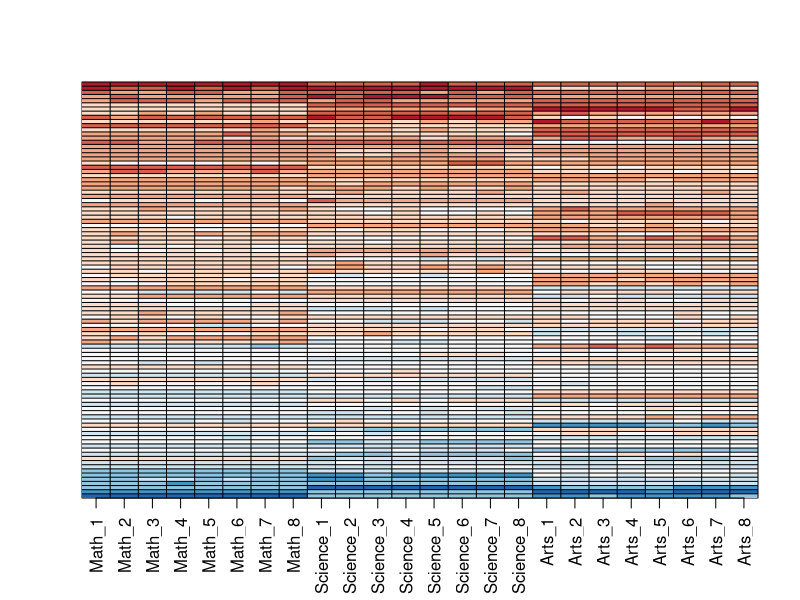
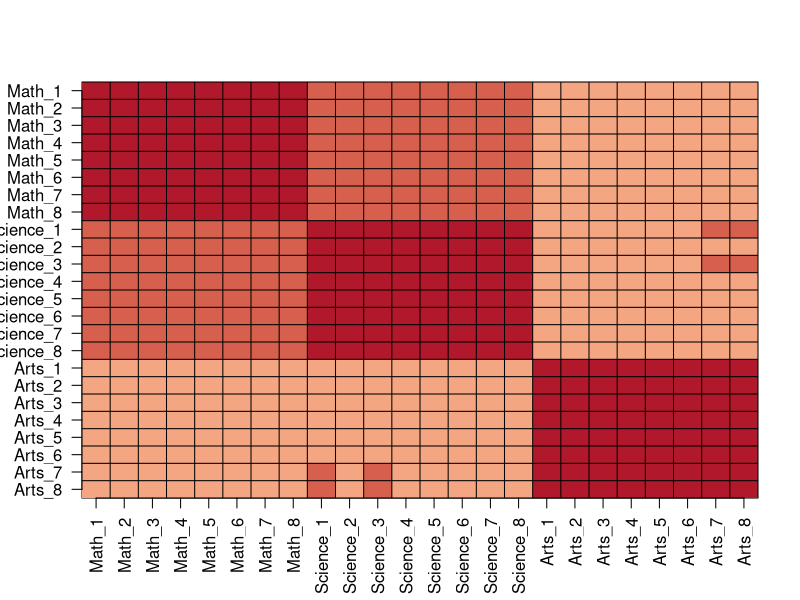
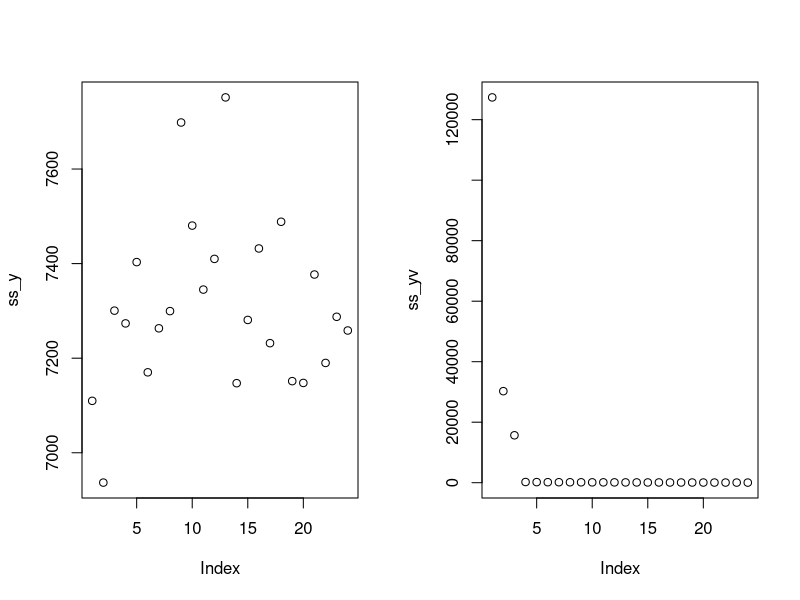
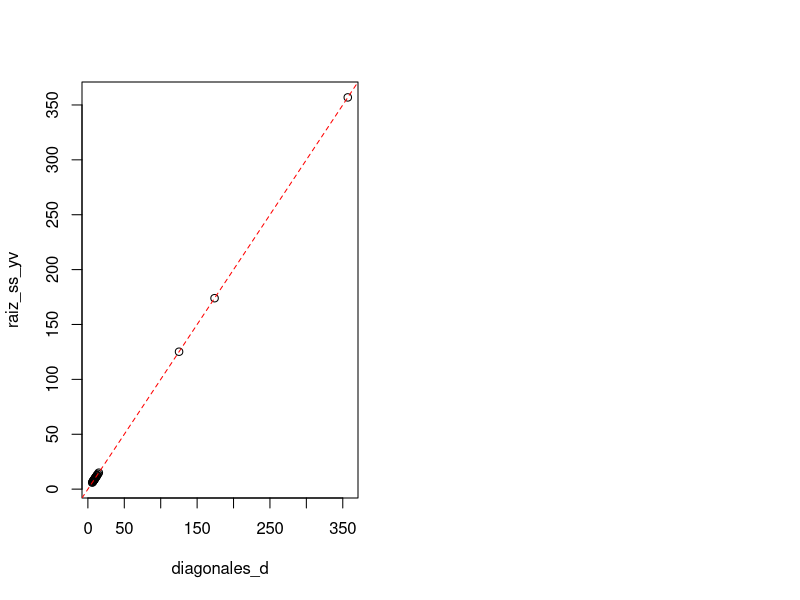
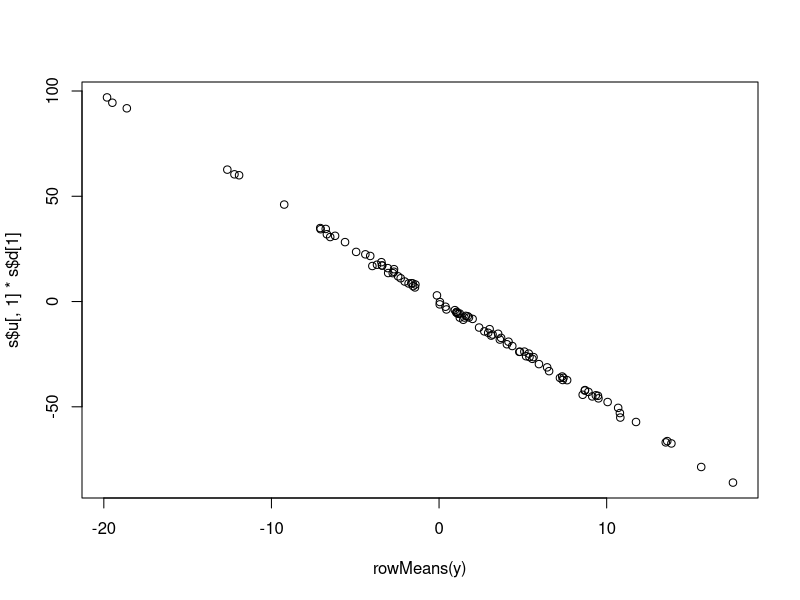
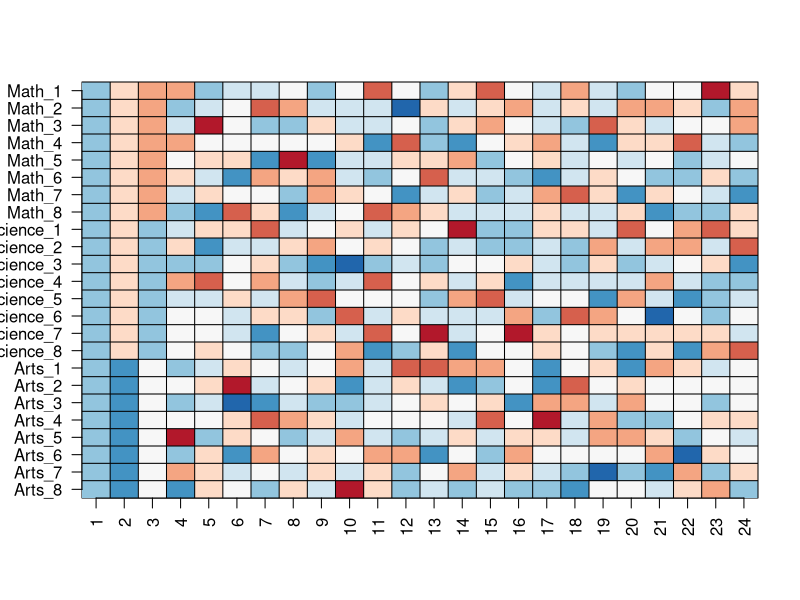
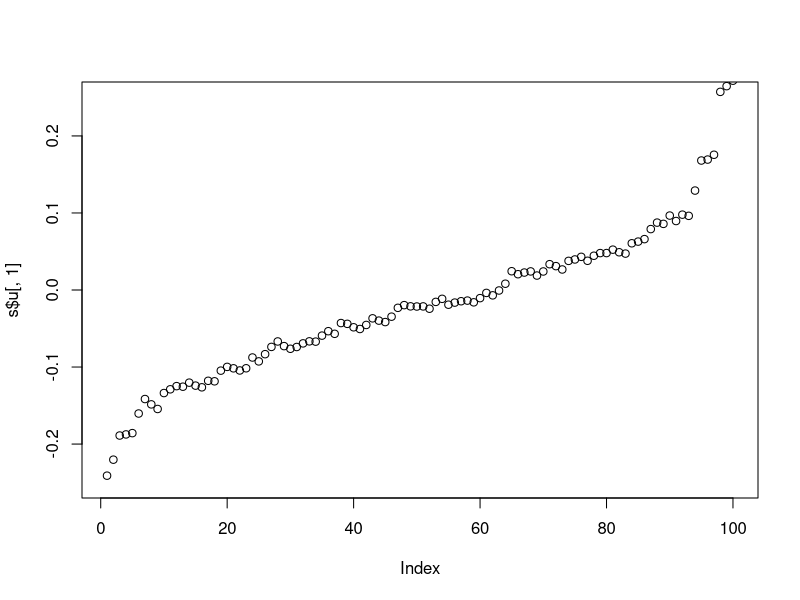
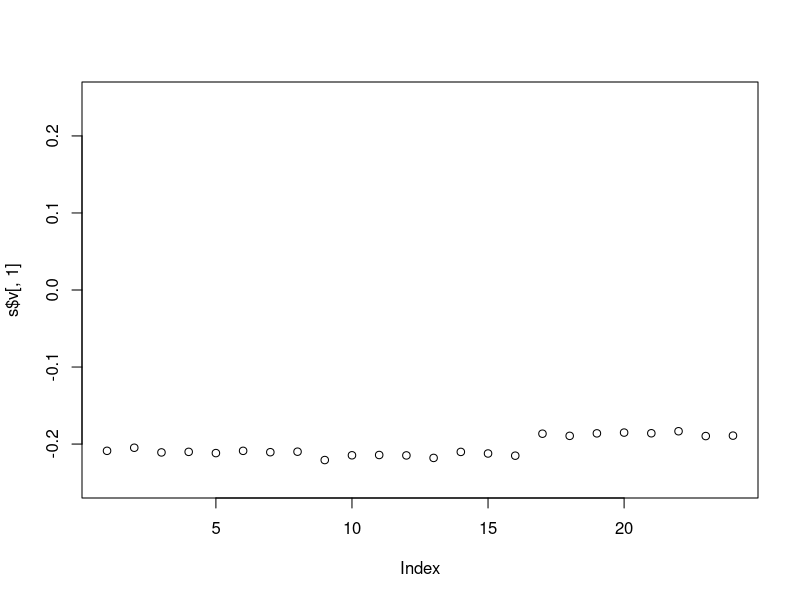

Write R code to recreate these figures, in order.
# Matrix Factorization
# Grade scores 100 students in 24 subjects
set.seed(1987)
n <- 100 # estudiantes
k <- 8 # 8 exámenes por cada bloque temático
# Matriz de covarianza 3x3 (valores de 1 en la diagonal)
Sigma <- 64  * matrix(c(1, .75, .5, .75, 1, .5, .5, .5, 1), 3, 3) # 0.75, 0.5, etc son correlaciones entre Math, Science y Arts
# 100 filas de datos aleatorios de Distribución Normal Multivariante
m <- MASS::mvrnorm(n, rep(0, 3), Sigma) # cada fila tiene 3 valores (promedio de Math, Science y Arts de cada alumno)
m <- m[order(rowMeans(m), decreasing = TRUE),] # ordena estudiantes de mejor a peor según su promedio en las 3 áreas

# m %x% matrix(rep(1, k), nrow = 1) expande las 3 columnas de promedio a 24 columnas (3 áreas * 8 test).
y <- m %x% matrix(rep(1, k), nrow = 1) + matrix(rnorm(matrix(n*k*3)), n, k*3) # rnorm añade ruido aleatorio (variabilidad individual en cada examen)
colnames(y) <- c(paste(rep("Math",k), 1:k, sep="_"), # nombres de las columnas
                 paste(rep("Science",k), 1:k, sep="_"),
                 paste(rep("Arts",k), 1:k, sep="_"))

# ---- Q1: visualizar los 24 test para los 100 alumnos ----
my_image <- function(x, zlim = range(x), ...){
  colors = rev(RColorBrewer::brewer.pal(9, "RdBu")) # crea una paleta de rojo a azul (alto a bajo)
  cols <- 1:ncol(x)
  rows <- 1:nrow(x)
  image(cols, rows, 
        t(x[rev(rows),,drop=FALSE]), # transpone la matriz y voltea las filas, ya que image lee matrices de abajo a arriba 
        xaxt = "n", yaxt = "n",
        xlab="", ylab="",  col = colors, zlim = zlim, ...)
  abline(h=rows + 0.5, v = cols + 0.5) # dibuja líneas de cuadrícula
  axis(side = 1, cols, colnames(x), las = 2) # nombres de materias
}

my_image(y)
# The students that test well are at the top of the image and there seem to be three groupings by subject.

# ---- Q2: correlación ----
my_image(cor(y), zlim = c(-1,1))
range(cor(y))
axis(side = 2, 1:ncol(y), rev(colnames(y)), las = 2)
# There is correlation among all tests, but higher if the tests are in science and math and even higher within each subject.

# ---- Q3: SVD -----
s <- svd(y) # devuelve una lista con u (matriz Nxp), v (matriz pxp), d (vector valores diagonal)
names(s)
y_svd <- s$u %*% diag(s$d) %*% t(s$v)
max(abs(y - y_svd))
ss_y <- colSums(y^2) # suma de cuadrados de columnas y, representa variabilidad total de datos
y_v <- y %*% s$v # transformación YV (multiplicación matriz original x ortogonal V)
ss_yv <- colSums(y_v^2) # suma de cuadrados de columnas YV (transformada)
sum(ss_y)
sum(ss_yv)

# ---- Q4: plot ss_y vs ss_yv ----
par(mfrow = c(1, 2))
plot(ss_y)
plot(ss_yv)
# ss_yv is decreasing and close to 0 for the 4th column and beyond.
# the variability of the columns of YV is decreasing.
# relative to the first three, the variability of the columns beyond the third is almost 0.

# ---- Q5: ss_yv VS D ----
# YV=UD and because U is orthogonal, we know that the sum of squares of the columns of UD are the diagonal entries of D squared
diagonales_d <- s$d # valores singulares (diagonal)
raiz_ss_yv <- sqrt(ss_yv) # raíz cuadrada de suma de cuadrados de YV 
plot(diagonales_d, raiz_ss_yv)
abline(0, 1, col = "red", lty = 2)


# ---- Q6: proporción variabilidad explicada x 3 PC ----
sum(s$d[1:3]^2) / sum(s$d^2)

# ---- Q7: UD = [U1 d1,1 , U2 d2,2 , ... , Up dp,p] ----
identical(s$u %*% diag(s$d), sweep(s$u, 2, s$d, FUN = "*"))

# ---- Q8: average score for each student ----
par(mfrow = c(1, 1))
plot(rowMeans(y), # promedio x filas 
     s$u[,1]*s$d[1]) # primera columna
cor(rowMeans(y), 
     s$u[,1]*s$d[1])
# There is a linear relationship between the average score for each student and U1 d1,1.

# ---- Q9: primera columna de V vs promedio ----
my_image(s$v)
axis(side = 2, 1:ncol(y), rev(colnames(y)), las = 2)
s$v[,1]
# The first column is very close to being a constant, 
# which implies that the first column of YV is the sum of the rows of Y multiplied by some constant, 
# and is thus proportional to an average.

# ---- Q10: Y=U1 d1,1 V1^(T) + U2 d2,2 V2^(T) + ... + Up dp,p Vp^(T) ----
# plot U1 vs V1^(T)
# Perfiles de Estudiantes
plot(s$u[,1], # nivel relativo de cada uno de los 100 estudiantes
     ylim = c(-0.25, 0.25)) # fija el eje para comparar la escala con V
# Pesos de exámenes
plot(s$v[,1], # contribución de cada uno de los 24 exámenes al factor común
     ylim = c(-0.25, 0.25))

# Reconstruir e imprimir la imagen del Primer Componente (PC)
with(s, my_image((u[, 1, drop=FALSE]*d[1]) %*% # aproximación del rando * transpuesta de v1
                   t(v[, 1, 
                       drop=FALSE]))) # asegura mantener dimensiones de matriz al extraer 1 columna
my_image(y) # imagen de la matriz origianl Y para comparar cuanto ha sido capturado por el primer componente

# ---- Q11: residuos y Ortogonalidad de componentes ----
# Extracción del promedio general (primera capa) para dejar el residuo (patrones secundarios)
resid <- y - with(s, # matriz original - reconstrucción PC1 (factor común)
                  (u[, 1, drop=FALSE]*d[1]) %*% 
                    t(v[, 1, drop=FALSE]))
my_image(cor(resid), zlim = c(-1,1)) # correlación de residuos
axis(side = 2, 1:ncol(y), rev(colnames(y)), las = 2) # una vez quitado el promedio, lo que une a los exámenes es su temática

# Gráfico del 2º vector de U -> asilar el Efecto Especialidad: separar a los estudiantes que son mejores en Ciencias/Matemáticas de los que son mejores en Artes
plot(s$u[,2], ylim = c(-0.5, 0.5)) # alumnos con mayor diferencia entre notas de ciencias y artes
plot(s$v[,2], ylim = c(-0.5, 0.5)) # pesos de exámenes en el factor 2, valores positivos para unas materias y negativos en otras
with(s, # reconstrucción del SEGUNDO COMPONENTE
     my_image((u[, 2, drop=FALSE]*d[2]) %*% # el SC de SVD explica la mayor parte posible del residuo
                t(v[, 2, drop=FALSE]))) # segundo valor singular
my_image(resid) # residuo total

# ---- Q12: Aislando el Factor de Especialización Técnica (Math vs. Science) ----
# Eliminar los DOS primeros componentes
resid <- y - with(s, # lo que NO explican ni el promedio ni el contraste Ciencias - Arte
                  sweep(u[, 1:2], 2, d[1:2], FUN="*") %*% # multiplica las 2 primeras columnas de U x sus valores d1 y d2
                    t(v[, 1:2])) # producto matricial con la transpuesta de las 2 primeras columnas de V
# Visualizar la correlación de este segundo residuo 
my_image(cor(resid), # calcula la matriz de correlación del residuo
         zlim = c(-1,1)) # fija la escala de colores para que el rojo sea 1 y azul -1
# las correlaciones de arte han casi desaparecido

axis(side = 2, # eje Y
     1:ncol(y), # posiciones de marcas del eje 24 columnas (y) -> 1:24
     rev(colnames(y)), # define el texto de las etiquetas a escribir (orden invertido xq image se dibuja de abajo a arriba)
     las = 2) # orientación de etquetas (2= siempre perpendicular al eje)

# 3er vector de U (Perfiles de alumnos para el factor 3)
plot(s$u[,3], # posición de cada alumno en la tercera dimensión latente
     ylim = c(-0.5, 0.5))
# 3er vector de V (Pesos de exámenes para el factor 3)
plot(s$v[,3], # agrupa o separa las 24 asignaturas
     ylim = c(-0.5, 0.5))
# dentro del grupo de ciencias, algunos alumnos destacan más en Matemáticas puras y otros en Ciencias naturales

# Reconstrucción de la imagen del 3er componente (artes vacío)
with(s, 
     my_image((u[, 3, drop=FALSE]*d[3]) %*% t(v[, 3, # genera la matriz de rango 1 de solo la capa 3                t(v[, 3, 
                    drop=FALSE]))) # evita que la matriz de 1 columna sea solo un vector simple
my_image(resid) # comparación con el residuo actual

# ---- Q13: Reconstrucción de Rango 3 y Validación del Modelo de Factores Latentes ----
# la mejor aproximación de rango k para una matriz Y se obtiene utilizando los primeros k valores singulares y sus vectores correspondientes de la SVD
resid <- y - with(s,# matriz original (datos + ruido) - tres primeras columnas (ruido)
                  sweep(u[, 1:3], # selecciona las primeras 3 columnas de la matriz U (perfiles de 100 estudiantes en 3 factores principales)
                        2, # MARGIN: operación aplicada a columnas (1=filas)
                        d[1:3], # 3 primeros valores singulares de cada factor
                        FUN="*") %*% # multiplica cada columna de U por su correspondiente valor singular d
                    t(v[, 1:3])) # traspuesta de las primeras 3 columnas de V (pesos de 24 asignaturas)
my_image(cor(resid), # calcula la correlación entre las columnas de lo que queda (datos - ruido)
         zlim = c(-1,1)) # escala de color (rojo=1, blanco=0, azul=-1)
axis(side = 2, 1:ncol(y), rev(colnames(y)), las = 2)
# Se ha eliminado la estructura de bloques anterior

y_hat <- with(s, # Y = UkDkVk^(T) para k=3
              sweep(u[, 1:3], # primeras 3 columnas de matriz U
                    2, d[1:3],  # 3 valores más grandes
                    FUN="*") %*% # multiplica cada columna de matriz U xsu valor singular
                t(v[, 1:3])) # toma las primeras 3 columnas de V (pesos de asignaturas) y las transpone para coincidir las dimensiones

# 1. Matriz original
my_image(y, # ruido aleatorio
         zlim = range(y)) # rango de valores q mapean a los colores = límites basados en datos reales

# 2. Visualización del modelo (aproximación) -> versión limpia (sin ruido)
my_image(y_hat, # conservando solo los 3 patrones más importantes
         zlim = range(y)) # mismo significado de colores

# 3. Visualización del error (residuo) -> ruido blanco puro
my_image(y - y_hat, # lo descartado
         zlim = range(y)) # no se puede distinguir qué materia hay en el eje y
# Si ves patrones o bloques en esta imagen, significa que tu modelo de 3 componentes es insuficiente y necesitas un cuarto componente